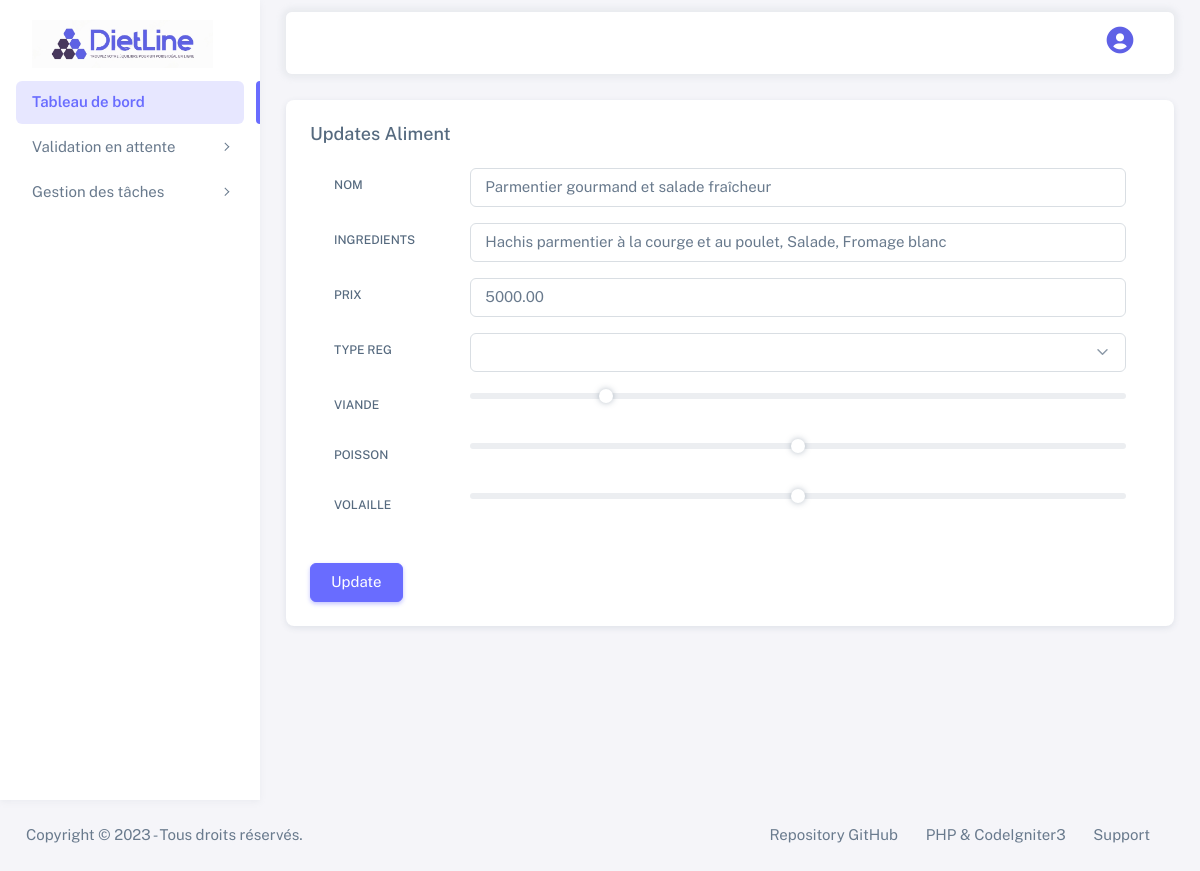
Screenshot of /Aliment/update?id=3 with the database file from the repository.
### tables this page shows
create table plat (
    id int primary key auto_increment,
    id_type_regime int references regime_type(id),
    nom varchar(255),
    ingredients text not null, 
    prix numeric(8,2) not null
);

### application/controllers/Aliment.php (called while the page is built, shortened)
<?php
class Aliment extends CI_Controller {
	public function __construct() {
		$this->load->model('AlimentAdmin');
	}
    public function update(){
        $id = $_GET['id'];
        $data['d'] = $this->AlimentAdmin->get_type_regime();
        $data['da'] = $this->AlimentAdmin->liste($id);
        $this->load->view('admin/Aliment/update',$data);
    }
}

### index.php (called while the page is built, shortened)
<?php
require_once BASEPATH.'core/CodeIgniter.php';

### application/models/AlimentAdmin.php (called while the page is built, shortened)
<?php
class AlimentAdmin extends CI_Model {
     public function liste($id) {
        $sql = "SELECT * from plat where id = $id";
        $query = $this->db->query($sql);
        return $query->result_array();
    }
}

### application/views/admin/Aliment/update.php (the view, shortened to what this page needs)
<div class="container-xxl flex-grow-1 container-p-y">
   <div class="d-flex flex-column justify-conten-between align-items-baseline">
       <div class = "card w-100 p-4">
                     <h5 class="mb-0">Updates Aliment</h5>
                   <div class="card-body">
                   <form class="form-contact comment_form" method="POST" action="<?php echo base_url('Aliment/traitement_update/?id='.$da[0]['id'] ); ?>" id="commentForm">
                       <div class="row mb-3">
                         <label class="col-sm-2 col-form-label" for="basic-default-name">Nom</label>
                         <div class="col-sm-10">
                           <input type="text" name="nom" class="form-control" id="basic-default-name" value='<?php echo $da[0]['nom']; ?>'>
                         </div>
                       </div>
                       <div class="row mb-3">
                         <label class="col-sm-2 col-form-label" for="basic-default-company">Ingredients</label>
                         <div class="col-sm-10">
                           <input type="text" name="ingredients" class="form-control" id="basic-default-company" value='<?php echo $da[0]['ingredients']; ?>'>
                         </div>
                       </div>
                       <div class="row mb-3">
                       <label class="col-sm-2 col-form-label" for="basic-default-company">Prix</label>
                         <div class="col-sm-10">
                           <input type="number" name="prix" id="basic-default-company" class="form-control" value='<?php echo $da[0]['prix']; ?>'>
                         </div>
                       </div>
                       <div class="row mb-3">
                       <label class="col-sm-2 col-form-label" for="basic-default-name">Type Reg</label>
                           <div class="col-sm-10">
                               <select  name="type" id="defaultSelect" class="form-select">
                               </select>
                           </div>
                       </div>
                       <div class="row mb-3">
                       <label class="col-sm-2 col-form-label" for="basic-default-name">Viande</label>
                           <div class="col-sm-10">
                                 <input name ="viande" type="range" class="form-range" min="0" max="100" step="10"  id="formRange2" value="20">
                           </div>
                       </div>
                       <div class="row mb-3">
                       <label class="col-sm-2 col-form-label" for="basic-default-name">Poisson</label>
                           <div class="col-sm-10">
                                 <input name ="poisson" type="range" class="form-range" min="0" max="100" step="10"  id="formRange2">
                           </div>
                       </div>
                       <div class="row mb-3">
                       <label class="col-sm-2 col-form-label" for="basic-default-name">Volaille</label>
                           <div class="col-sm-10">
                                 <input name ="volaille" type="range" class="form-range" min="0" max="100" step="10" id="formRange2">
                           </div>
                       </div>
                       </div>
                       <div class="row justify-content-left">
                         <div class="col-sm-10">
                           <button type="submit" class="btn btn-primary">Update</button>
                         </div>
                       </div>
                   </div>
                 </div>
               </div>
               </div>
       </div>
   </div>

### rows the page displays
plat: nom "Parmentier gourmand et salade fraîcheur", ingredients "Hachis parmentier à la courge et au poulet, Salade, Fromage blanc", prix "5000.00"
